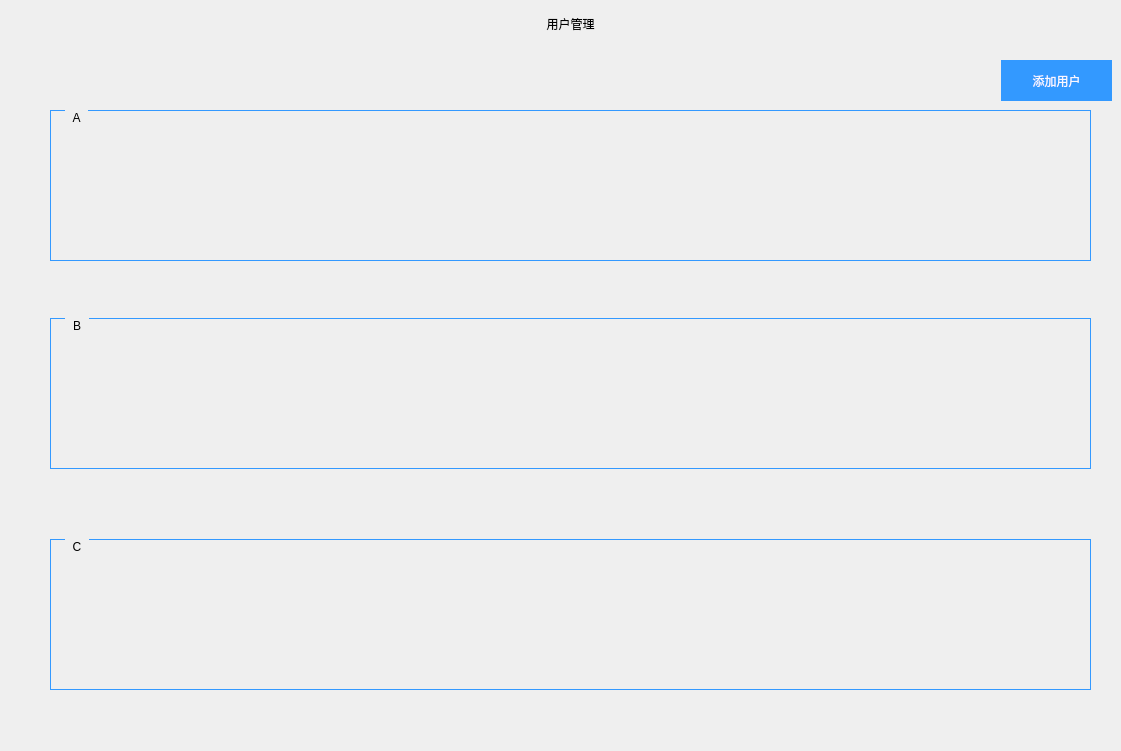
     <widget class="QWidget" name="page_17">
      <widget class="QGroupBox" name="groupBox_A">
       <property name="geometry">
        <rect>
         <x>50</x>
         <y>110</y>
         <width>1041</width>
         <height>151</height>
        </rect>
       </property>
       <property name="styleSheet">
        <string notr="true">QGroupBox {
    font: 14pt &quot;黑体&quot;;
    margin-top: 1ex;
    border-width:0.5px;  
    border-style:solid;
    border-color: rgb(51, 153, 255);  
}

QGroupBox::title {
    subcontrol-origin: margin;
    subcontrol-position: top left;
    left:15px;      
    margin-left: 5px;
    margin-right: 5px;
    padding:1px;
}</string>
       </property>
       <property name="title">
        <string>A</string>
       </property>
       <property name="flat">
        <bool>false</bool>
       </property>
      </widget>
      <widget class="QPushButton" name="pushButton_addUser">
       <property name="geometry">
        <rect>
         <x>1001</x>
         <y>60</y>
         <width>111</width>
         <height>41</height>
        </rect>
       </property>
       <property name="focusPolicy">
        <enum>Qt::NoFocus</enum>
       </property>
       <property name="styleSheet">
        <string notr="true">border-style: solid;
color: rgb(248, 248, 255);
background-color: rgb(51, 153, 255);
font: 14pt &quot;黑体&quot;;</string>
       </property>
       <property name="text">
        <string>添加用户</string>
       </property>
      </widget>
      <widget class="QLabel" name="label">
       <property name="geometry">
        <rect>
         <x>525</x>
         <y>3</y>
         <width>91</width>
         <height>41</height>
        </rect>
       </property>
       <property name="styleSheet">
        <string notr="true">font: 14pt &quot;黑体&quot;;</string>
       </property>
       <property name="text">
        <string>用户管理</string>
       </property>
       <property name="alignment">
        <set>Qt::AlignCenter</set>
       </property>
      </widget>
      <widget class="QPushButton" name="pushButton_down">
       <property name="geometry">
        <rect>
         <x>554</x>
         <y>720</y>
         <width>33</width>
         <height>22</height>
        </rect>
       </property>
       <property name="focusPolicy">
        <enum>Qt::NoFocus</enum>
       </property>
       <property name="styleSheet">
        <string notr="true">border-image: url(:/LCD_CS351/LCD_CS351/35_all/down.bmp);</string>
       </property>
       <property name="text">
        <string/>
       </property>
       <property name="flat">
        <bool>true</bool>
       </property>
      </widget>
      <widget class="QPushButton" name="pushButton_up">
       <property name="geometry">
        <rect>
         <x>554</x>
         <y>80</y>
         <width>33</width>
         <height>22</height>
        </rect>
       </property>
       <property name="focusPolicy">
        <enum>Qt::NoFocus</enum>
       </property>
       <property name="styleSheet">
        <string notr="true">border-image: url(:/LCD_CS351/LCD_CS351/35_all/up.bmp);</string>
       </property>
       <property name="text">
        <string/>
       </property>
       <property name="flat">
        <bool>true</bool>
       </property>
      </widget>
      <widget class="QGroupBox" name="groupBox_B">
       <property name="geometry">
        <rect>
         <x>50</x>
         <y>318</y>
         <width>1041</width>
         <height>151</height>
        </rect>
       </property>
       <property name="styleSheet">
        <string notr="true">QGroupBox {
    font: 14pt &quot;黑体&quot;;
    margin-top: 1ex;
    border-width:0.5px;  
    border-style:solid;
    border-color: rgb(51, 153, 255);  
}

QGroupBox::title {
    subcontrol-origin: margin;
    subcontrol-position: top left;
    left:15px;      
    margin-left: 5px;
    margin-right: 5px;
    padding:1px;
}</string>
       </property>
       <property name="title">
        <string>B</string>
       </property>
       <property name="flat">
        <bool>false</bool>
       </property>
      </widget>
      <widget class="QGroupBox" name="groupBox_C">
       <property name="geometry">
        <rect>
         <x>50</x>
         <y>539</y>
         <width>1041</width>
         <height>151</height>
        </rect>
       </property>
       <property name="styleSheet">
        <string notr="true">QGroupBox {
    font: 14pt &quot;黑体&quot;;
    margin-top: 1ex;
    border-width:0.5px;  
    border-style:solid;
    border-color: rgb(51, 153, 255);  
}

QGroupBox::title {
    subcontrol-origin: margin;
    subcontrol-position: top left;
    left:15px;      
    margin-left: 5px;
    margin-right: 5px;
    padding:1px;
}</string>
       </property>
       <property name="title">
        <string>C</string>
       </property>
       <property name="flat">
        <bool>false</bool>
       </property>
      </widget>
     </widget>
